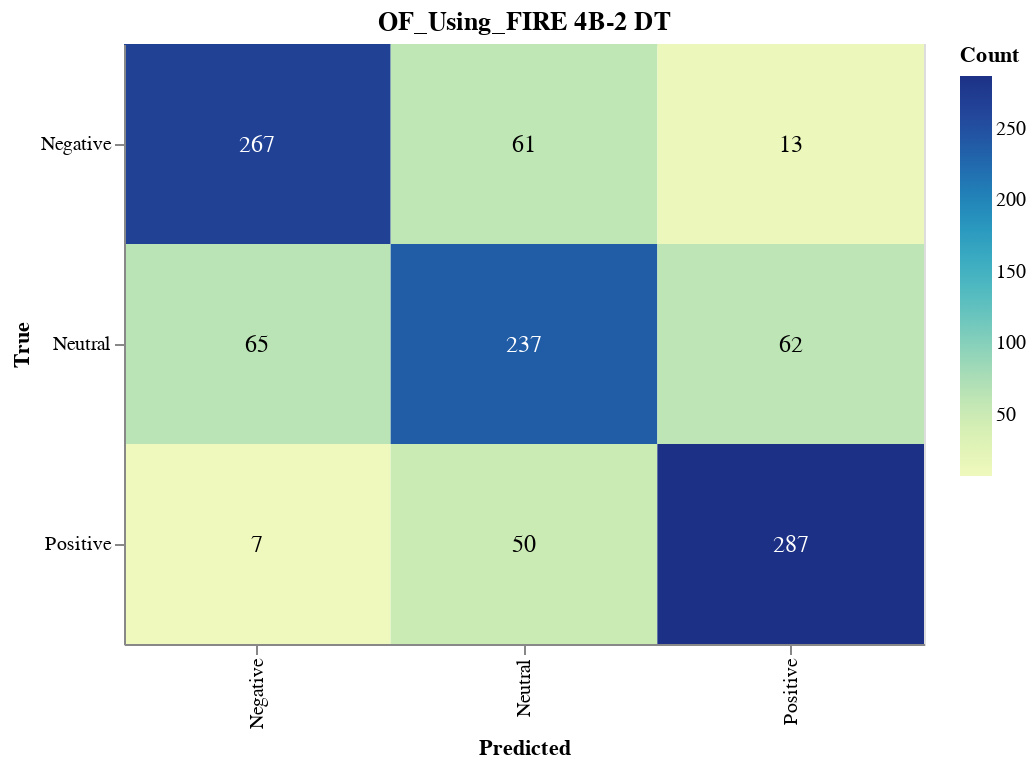

Notebook source saved alongside this figure:
### Markdown cell above
#### Save Confusion Matrix

### Code cell
import altair as alt
import pandas as pd
from sklearn.metrics import confusion_matrix

# Calculate the confusion matrix
cm = confusion_matrix(true_labels, dt_validation_predictions)

# Define class names
class_names = ['Negative', 'Neutral', 'Positive']

# Convert confusion matrix to DataFrame
cm_df = pd.DataFrame(cm, index=class_names, columns=class_names).reset_index().melt(id_vars='index')
cm_df.columns = ['True', 'Predicted', 'Count']

# Ensure the order of categories
cm_df['True'] = pd.Categorical(cm_df['True'], categories=class_names, ordered=True)
cm_df['Predicted'] = pd.Categorical(cm_df['Predicted'], categories=class_names, ordered=True)

# Create the Altair plot
heatmap = alt.Chart(cm_df).mark_rect().encode(
    x=alt.X('Predicted:O', sort=class_names),
    y=alt.Y('True:O', sort=class_names),
    color='Count:Q',
    tooltip=['True', 'Predicted', 'Count']
).properties(
    width=400,
    height=300,
    title='OF_Using_FIRE 4B-2 DT'
)

# Add text labels
text = heatmap.mark_text(
    align='center',
    baseline='middle',
    fontSize=12
).encode(
    text='Count:Q',
    color=alt.condition(
        alt.datum.Count > cm.max() / 2,
        alt.value('white'),
        alt.value('black')
    )
)

# Combine heatmap and text
final_chart = heatmap + text

# Display the plot
final_chart.show()

### Figure 1 — Vega-Lite specification as saved in the notebook (floating-point values rounded to 4 significant figures)
{"config": {"view": {"continuousWidth": 300, "continuousHeight": 300}}, "layer": [{"mark": {"type": "rect"}, "encoding": {"color": {"field": "Count", "type": "quantitative"}, "tooltip": [{"field": "True", "type": "ordinal"}, {"field": "Predicted", "type": "ordinal"}, {"field": "Count", "type": "quantitative"}], "x": {"field": "Predicted", "sort": ["Negative", "Neutral", "Positive"], "type": "ordinal"}, "y": {"field": "True", "sort": ["Negative", "Neutral", "Positive"], "type": "ordinal"}}, "title": "OF_Using_FIRE 4B-2 DT"}, {"mark": {"type": "text", "align": "center", "baseline": "middle", "fontSize": 12}, "encoding": {"color": {"condition": {"test": "(datum.Count > 143.5)", "value": "white"}, "value": "black"}, "text": {"field": "Count", "type": "quantitative"}, "tooltip": [{"field": "True", "type": "ordinal"}, {"field": "Predicted", "type": "ordinal"}, {"field": "Count", "type": "quantitative"}], "x": {"field": "Predicted", "sort": ["Negative", "Neutral", "Positive"], "type": "ordinal"}, "y": {"field": "True", "sort": ["Negative", "Neutral", "Positive"], "type": "ordinal"}}, "title": "OF_Using_FIRE 4B-2 DT"}], "data": {"name": "data-a094762e54abe11fae216a30616ce775"}, "height": 300, "width": 400, "$schema": "https://vega.github.io/schema/vega-lite/v5.17.0.json", "datasets": {"data-a094762e54abe11fae216a30616ce775": [{"True": "Negative", "Predicted": "Negative", "Count": 267}, {"True": "Neutral", "Predicted": "Negative", "Count": 65}, {"True": "Positive", "Predicted": "Negative", "Count": 7}, {"True": "Negative", "Predicted": "Neutral", "Count": 61}, {"True": "Neutral", "Predicted": "Neutral", "Count": 237}, {"True": "Positive", "Predicted": "Neutral", "Count": 50}, {"True": "Negative", "Predicted": "Positive", "Count": 13}, {"True": "Neutral", "Predicted": "Positive", "Count": 62}, {"True": "Positive", "Predicted": "Positive", "Count": 287}]}}
